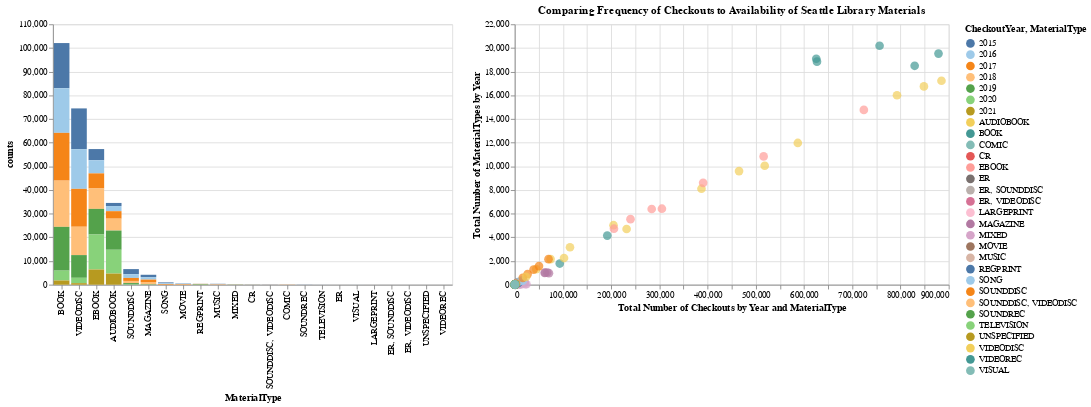

This figure's notebook cell:
### Markdown cell above
So first I decided to use `mark_circle` (could have also used point but circle made more sense given color encoding) and then added in code to first rename both the axes (read more on customizations like this here https://altair-viz.github.io/user_guide/customization.html), and code to specify the color scale I wanted to use (you can use any Vega color scheme or even pass in your own https://vega.github.io/vega/docs/schemes/).

Seems like there might be some interesting results with the `Book` type since it does not follow the same positive relationship as the other types. 

To investigate further, I could add a regression line but I think in this case it would be helpful to compare to our original graph, which we can do by adjoining the two graphs into the same plot.

### Code cell
selection = alt.selection_multi(fields=['CheckoutYear'], bind='legend')
chart = alt.Chart(seattle_material_grouped).mark_bar().encode(
    x=alt.X('MaterialType', sort='-y'),
    y='counts',
    color='CheckoutYear:N',
    tooltip=['MaterialType', 'counts', 'CheckoutYear'],
    opacity=alt.condition(selection, alt.value(1), alt.value(0.2))
).add_selection(
    selection
)

chart1 = alt.Chart(seattle_materials_checkouts).mark_circle(size=100).encode(
    x=alt.X('total_checkouts', axis=alt.Axis(title='Total Number of Checkouts by Year and MaterialType')),
    y=alt.Y('counts', axis=alt.Axis(title='Total Number of MaterialTypes by Year')),
    color=alt.Color('MaterialType:N', scale=alt.Scale(scheme='tableau20')),
    tooltip=['MaterialType', 'counts', 'total_checkouts']
).properties(
    title='Comparing Frequency of Checkouts to Availability of Seattle Library Materials',
    width=500,
    height=300
)
alt.hconcat(chart, chart1)

### Figure 1 — Vega-Lite specification as saved in the notebook (floating-point values rounded to 4 significant figures)
{"config": {"view": {"continuousWidth": 400, "continuousHeight": 300}}, "hconcat": [{"data": {"name": "data-c2dd5e1f1a5430265fd9093d1d9f1eaa"}, "mark": "bar", "encoding": {"color": {"type": "nominal", "field": "CheckoutYear"}, "opacity": {"condition": {"value": 1, "selection": "selector051"}, "value": 0.2}, "tooltip": [{"type": "nominal", "field": "MaterialType"}, {"type": "quantitative", "field": "counts"}, {"type": "quantitative", "field": "CheckoutYear"}], "x": {"type": "nominal", "field": "MaterialType", "sort": "-y"}, "y": {"type": "quantitative", "field": "counts"}}, "selection": {"selector051": {"type": "multi", "fields": ["CheckoutYear"], "bind": "legend"}}}, {"data": {"name": "data-91288d054c8f7ace7b336f2787a4fe37"}, "mark": {"type": "circle", "size": 100}, "encoding": {"color": {"type": "nominal", "field": "MaterialType", "scale": {"scheme": "tableau20"}}, "tooltip": [{"type": "nominal", "field": "MaterialType"}, {"type": "quantitative", "field": "counts"}, {"type": "quantitative", "field": "total_checkouts"}], "x": {"type": "quantitative", "axis": {"title": "Total Number of Checkouts by Year and MaterialType"}, "field": "total_checkouts"}, "y": {"type": "quantitative", "axis": {"title": "Total Number of MaterialTypes by Year"}, "field": "counts"}}, "height": 300, "title": "Comparing Frequency of Checkouts to Availability of Seattle Library Materials", "width": 500}], "$schema": "https://vega.github.io/schema/vega-lite/v4.8.1.json", "datasets": {"data-c2dd5e1f1a5430265fd9093d1d9f1eaa": [{"MaterialType": "AUDIOBOOK", "CheckoutYear": 2015, "counts": 1321}, {"MaterialType": "AUDIOBOOK", "CheckoutYear": 2016, "counts": 2163}, {"MaterialType": "AUDIOBOOK", "CheckoutYear": 2017, "counts": 3164}, {"MaterialType": "AUDIOBOOK", "CheckoutYear": 2018, "counts": 5027}, {"MaterialType": "AUDIOBOOK", "CheckoutYear": 2019, "counts": 8111}, {"MaterialType": "AUDIOBOOK", "CheckoutYear": 2020, "counts": 10050}, {"MaterialType": "AUDIOBOOK", "CheckoutYear": 2021, "counts": 4706}, {"MaterialType": "BOOK", "CheckoutYear": 2015, "counts": 19087}, {"MaterialType": "BOOK", "CheckoutYear": 2016, "counts": 18844}, {"MaterialType": "BOOK", "CheckoutYear": 2017, "counts": 20187}, {"MaterialType": "BOOK", "CheckoutYear": 2018, "counts": 19524}, {"MaterialType": "BOOK", "CheckoutYear": 2019, "counts": 18495}, {"MaterialType": "BOOK", "CheckoutYear": 2020, "counts": 4151}, {"MaterialType": "BOOK", "CheckoutYear": 2021, "counts": 1788}, {"MaterialType": "COMIC", "CheckoutYear": 2016, "counts": 1}, {"MaterialType": "COMIC", "CheckoutYear": 2017, "counts": 43}, {"MaterialType": "COMIC", "CheckoutYear": 2018, "counts": 39}, {"MaterialType": "CR", "CheckoutYear": 2015, "counts": 24}, {"MaterialType": "CR", "CheckoutYear": 2016, "counts": 25}, {"MaterialType": "CR", "CheckoutYear": 2017, "counts": 24}, {"MaterialType": "CR", "CheckoutYear": 2018, "counts": 18}, {"MaterialType": "CR", "CheckoutYear": 2019, "counts": 17}, {"MaterialType": "CR", "CheckoutYear": 2020, "counts": 4}, {"MaterialType": "EBOOK", "CheckoutYear": 2015, "counts": 4732}, {"MaterialType": "EBOOK", "CheckoutYear": 2016, "counts": 5540}, {"MaterialType": "EBOOK", "CheckoutYear": 2017, "counts": 6394}, {"MaterialType": "EBOOK", "CheckoutYear": 2018, "counts": 8607}, {"MaterialType": "EBOOK", "CheckoutYear": 2019, "counts": 10837}, {"MaterialType": "EBOOK", "CheckoutYear": 2020, "counts": 14769}, {"MaterialType": "EBOOK", "CheckoutYear": 2021, "counts": 6420}, {"MaterialType": "ER", "CheckoutYear": 2015, "counts": 8}, {"MaterialType": "ER", "CheckoutYear": 2016, "counts": 1}, {"MaterialType": "ER", "CheckoutYear": 2017, "counts": 10}, {"MaterialType": "ER", "CheckoutYear": 2018, "counts": 11}, {"MaterialType": "ER", "CheckoutYear": 2020, "counts": 2}, {"MaterialType": "ER", "CheckoutYear": 2021, "counts": 2}, {"MaterialType": "ER, SOUNDDISC", "CheckoutYear": 2015, "counts": 1}, {"MaterialType": "ER, SOUNDDISC", "CheckoutYear": 2016, "counts": 2}, {"MaterialType": "ER, SOUNDDISC", "CheckoutYear": 2017, "counts": 6}, {"MaterialType": "ER, SOUNDDISC", "CheckoutYear": 2018, "counts": 1}, {"MaterialType": "ER, VIDEODISC", "CheckoutYear": 2019, "counts": 8}, {"MaterialType": "ER, VIDEODISC", "CheckoutYear": 2020, "counts": 1}, {"MaterialType": "LARGEPRINT", "CheckoutYear": 2015, "counts": 6}, {"MaterialType": "LARGEPRINT", "CheckoutYear": 2017, "counts": 1}, {"MaterialType": "LARGEPRINT", "CheckoutYear": 2018, "counts": 9}, {"MaterialType": "LARGEPRINT", "CheckoutYear": 2019, "counts": 2}, {"MaterialType": "LARGEPRINT", "CheckoutYear": 2021, "counts": 1}, {"MaterialType": "MAGAZINE", "CheckoutYear": 2015, "counts": 1001}, {"MaterialType": "MAGAZINE", "CheckoutYear": 2016, "counts": 1033}, {"MaterialType": "MAGAZINE", "CheckoutYear": 2017, "counts": 1014}, {"MaterialType": "MAGAZINE", "CheckoutYear": 2018, "counts": 977}, {"MaterialType": "MAGAZINE", "CheckoutYear": 2019, "counts": 172}, {"MaterialType": "MIXED", "CheckoutYear": 2015, "counts": 24}, {"MaterialType": "MIXED", "CheckoutYear": 2016, "counts": 33}, {"MaterialType": "MIXED", "CheckoutYear": 2017, "counts": 32}, {"MaterialType": "MIXED", "CheckoutYear": 2018, "counts": 36}, {"MaterialType": "MIXED", "CheckoutYear": 2019, "counts": 46}, {"MaterialType": "MIXED", "CheckoutYear": 2020, "counts": 19}, {"MaterialType": "MIXED", "CheckoutYear": 2021, "counts": 5}, {"MaterialType": "MOVIE", "CheckoutYear": 2015, "counts": 143}, {"MaterialType": "MOVIE", "CheckoutYear": 2016, "counts": 172}, {"MaterialType": "MOVIE", "CheckoutYear": 2017, "counts": 198}, {"MaterialType": "MOVIE", "CheckoutYear": 2018, "counts": 83}, {"MaterialType": "MUSIC", "CheckoutYear": 2015, "counts": 105}, {"MaterialType": "MUSIC", "CheckoutYear": 2016, "counts": 97}, {"MaterialType": "MUSIC", "CheckoutYear": 2017, "counts": 125}, {"MaterialType": "MUSIC", "CheckoutYear": 2018, "counts": 54}, {"MaterialType": "MUSIC", "CheckoutYear": 2019, "counts": 1}, {"MaterialType": "REGPRINT", "CheckoutYear": 2015, "counts": 26}, {"MaterialType": "REGPRINT", "CheckoutYear": 2016, "counts": 46}, {"MaterialType": "REGPRINT", "CheckoutYear": 2017, "counts": 32}, {"MaterialType": "REGPRINT", "CheckoutYear": 2018, "counts": 114}, {"MaterialType": "REGPRINT", "CheckoutYear": 2019, "counts": 164}, {"MaterialType": "REGPRINT", "CheckoutYear": 2020, "counts": 36}, {"MaterialType": "REGPRINT", "CheckoutYear": 2021, "counts": 29}, {"MaterialType": "SONG", "CheckoutYear": 2015, "counts": 339}, {"MaterialType": "SONG", "CheckoutYear": 2016, "counts": 345}, {"MaterialType": "SONG", "CheckoutYear": 2017, "counts": 248}, {"MaterialType": "SONG", "CheckoutYear": 2018, "counts": 43}, {"MaterialType": "SOUNDDISC", "CheckoutYear": 2015, "counts": 2159}, {"MaterialType": "SOUNDDISC", "CheckoutYear": 2016, "counts": 1570}, {"MaterialType": "SOUNDDISC", "CheckoutYear": 2017, "counts": 1275}, {"MaterialType": "SOUNDDISC", "CheckoutYear": 2018, "counts": 899}, {"MaterialType": "SOUNDDISC", "CheckoutYear": 2019, "counts": 580}, {"MaterialType": "SOUNDDISC", "CheckoutYear": 2020, "counts": 98}, {"MaterialType": "SOUNDDISC", "CheckoutYear": 2021, "counts": 12}, {"MaterialType": "SOUNDDISC, VIDEODISC", "CheckoutYear": 2015, "counts": 38}, {"MaterialType": "SOUNDDISC, VIDEODISC", "CheckoutYear": 2016, "counts": 21}, {"MaterialType": "SOUNDDISC, VIDEODISC", "CheckoutYear": 2017, "counts": 24}, {"MaterialType": "SOUNDDISC, VIDEODISC", "CheckoutYear": 2018, "counts": 6}, {"MaterialType": "SOUNDREC", "CheckoutYear": 2015, "counts": 34}, {"MaterialType": "SOUNDREC", "CheckoutYear": 2016, "counts": 26}, {"MaterialType": "SOUNDREC", "CheckoutYear": 2017, "counts": 13}, {"MaterialType": "SOUNDREC", "CheckoutYear": 2018, "counts": 6}, {"MaterialType": "SOUNDREC", "CheckoutYear": 2019, "counts": 3}, {"MaterialType": "TELEVISION", "CheckoutYear": 2015, "counts": 7}, {"MaterialType": "TELEVISION", "CheckoutYear": 2016, "counts": 17}, {"MaterialType": "TELEVISION", "CheckoutYear": 2017, "counts": 5}, {"MaterialType": "TELEVISION", "CheckoutYear": 2018, "counts": 10}, {"MaterialType": "UNSPECIFIED", "CheckoutYear": 2021, "counts": 2}, {"MaterialType": "VIDEODISC", "CheckoutYear": 2015, "counts": 17230}, {"MaterialType": "VIDEODISC", "CheckoutYear": 2016, "counts": 16755}, {"MaterialType": "VIDEODISC", "CheckoutYear": 2017, "counts": 16006}, {"MaterialType": "VIDEODISC", "CheckoutYear": 2018, "counts": 11975}, {"MaterialType": "VIDEODISC", "CheckoutYear": 2019, "counts": 9596}, {"MaterialType": "VIDEODISC", "CheckoutYear": 2020, "counts": 2253}, {"MaterialType": "VIDEODISC", "CheckoutYear": 2021, "counts": 658}, {"MaterialType": "VIDEOREC", "CheckoutYear": 2017, "counts": 2}, {"MaterialType": "VISUAL", "CheckoutYear": 2015, "counts": 13}, {"MaterialType": "VISUAL", "CheckoutYear": 2016, "counts": 14}, {"MaterialType": "VISUAL", "CheckoutYear": 2017, "counts": 4}], "data-91288d054c8f7ace7b336f2787a4fe37": [{"MaterialType": "AUDIOBOOK", "CheckoutYear": 2015, "counts": 1321, "total_checkouts": 44663}, {"MaterialType": "AUDIOBOOK", "CheckoutYear": 2016, "counts": 2163, "total_checkouts": 74295}, {"MaterialType": "AUDIOBOOK", "CheckoutYear": 2017, "counts": 3164, "total_checkouts": 114625}, {"MaterialType": "AUDIOBOOK", "CheckoutYear": 2018, "counts": 5027, "total_checkouts": 204860}, {"MaterialType": "AUDIOBOOK", "CheckoutYear": 2019, "counts": 8111, "total_checkouts": 387261}, {"MaterialType": "AUDIOBOOK", "CheckoutYear": 2020, "counts": 10050, "total_checkouts": 518403}, {"MaterialType": "AUDIOBOOK", "CheckoutYear": 2021, "counts": 4706, "total_checkouts": 232019}, {"MaterialType": "BOOK", "CheckoutYear": 2015, "counts": 19087, "total_checkouts": 625294}, {"MaterialType": "BOOK", "CheckoutYear": 2016, "counts": 18844, "total_checkouts": 626790}, {"MaterialType": "BOOK", "CheckoutYear": 2017, "counts": 20187, "total_checkouts": 756614}, {"MaterialType": "BOOK", "CheckoutYear": 2018, "counts": 19524, "total_checkouts": 878787}, {"MaterialType": "BOOK", "CheckoutYear": 2019, "counts": 18495, "total_checkouts": 829383}, {"MaterialType": "BOOK", "CheckoutYear": 2020, "counts": 4151, "total_checkouts": 191953}, {"MaterialType": "BOOK", "CheckoutYear": 2021, "counts": 1788, "total_checkouts": 93416}, {"MaterialType": "COMIC", "CheckoutYear": 2016, "counts": 1, "total_checkouts": 20}, {"MaterialType": "COMIC", "CheckoutYear": 2017, "counts": 43, "total_checkouts": 1159}, {"MaterialType": "COMIC", "CheckoutYear": 2018, "counts": 39, "total_checkouts": 1184}, {"MaterialType": "CR", "CheckoutYear": 2015, "counts": 24, "total_checkouts": 917}, {"MaterialType": "CR", "CheckoutYear": 2016, "counts": 25, "total_checkouts": 1000}, {"MaterialType": "CR", "CheckoutYear": 2017, "counts": 24, "total_checkouts": 1122}, {"MaterialType": "CR", "CheckoutYear": 2018, "counts": 18, "total_checkouts": 943}, {"MaterialType": "CR", "CheckoutYear": 2019, "counts": 17, "total_checkouts": 701}, {"MaterialType": "CR", "CheckoutYear": 2020, "counts": 4, "total_checkouts": 169}, {"MaterialType": "EBOOK", "CheckoutYear": 2015, "counts": 4732, "total_checkouts": 205799}, {"MaterialType": "EBOOK", "CheckoutYear": 2016, "counts": 5540, "total_checkouts": 240077}, {"MaterialType": "EBOOK", "CheckoutYear": 2017, "counts": 6394, "total_checkouts": 284035}, {"MaterialType": "EBOOK", "CheckoutYear": 2018, "counts": 8607, "total_checkouts": 390728}, {"MaterialType": "EBOOK", "CheckoutYear": 2019, "counts": 10837, "total_checkouts": 516170}, {"MaterialType": "EBOOK", "CheckoutYear": 2020, "counts": 14769, "total_checkouts": 723980}, {"MaterialType": "EBOOK", "CheckoutYear": 2021, "counts": 6420, "total_checkouts": 305224}, {"MaterialType": "ER", "CheckoutYear": 2015, "counts": 8, "total_checkouts": 248}, {"MaterialType": "ER", "CheckoutYear": 2016, "counts": 1, "total_checkouts": 20}, {"MaterialType": "ER", "CheckoutYear": 2017, "counts": 10, "total_checkouts": 408}, {"MaterialType": "ER", "CheckoutYear": 2018, "counts": 11, "total_checkouts": 1227}, {"MaterialType": "ER", "CheckoutYear": 2020, "counts": 2, "total_checkouts": 50}, {"MaterialType": "ER", "CheckoutYear": 2021, "counts": 2, "total_checkouts": 46}, {"MaterialType": "ER, SOUNDDISC", "CheckoutYear": 2015, "counts": 1, "total_checkouts": 20}, {"MaterialType": "ER, SOUNDDISC", "CheckoutYear": 2016, "counts": 2, "total_checkouts": 119}, {"MaterialType": "ER, SOUNDDISC", "CheckoutYear": 2017, "counts": 6, "total_checkouts": 237}, {"MaterialType": "ER, SOUNDDISC", "CheckoutYear": 2018, "counts": 1, "total_checkouts": 21}, {"MaterialType": "ER, VIDEODISC", "CheckoutYear": 2019, "counts": 8, "total_checkouts": 251}, {"MaterialType": "ER, VIDEODISC", "CheckoutYear": 2020, "counts": 1, "total_checkouts": 24}, {"MaterialType": "LARGEPRINT", "CheckoutYear": 2015, "counts": 6, "total_checkouts": 209}, {"MaterialType": "LARGEPRINT", "CheckoutYear": 2017, "counts": 1, "total_checkouts": 24}, {"MaterialType": "LARGEPRINT", "CheckoutYear": 2018, "counts": 9, "total_checkouts": 229}, {"MaterialType": "LARGEPRINT", "CheckoutYear": 2019, "counts": 2, "total_checkouts": 45}, {"MaterialType": "LARGEPRINT", "CheckoutYear": 2021, "counts": 1, "total_checkouts": 23}, {"MaterialType": "MAGAZINE", "CheckoutYear": 2015, "counts": 1001, "total_checkouts": 61971}, {"MaterialType": "MAGAZINE", "CheckoutYear": 2016, "counts": 1033, "total_checkouts": 67493}, {"MaterialType": "MAGAZINE", "CheckoutYear": 2017, "counts": 1014, "total_checkouts": 63089}, {"MaterialType": "MAGAZINE", "CheckoutYear": 2018, "counts": 977, "total_checkouts": 70960}, {"MaterialType": "MAGAZINE", "CheckoutYear": 2019, "counts": 172, "total_checkouts": 20698}, {"MaterialType": "MIXED", "CheckoutYear": 2015, "counts": 24, "total_checkouts": 2950}, {"MaterialType": "MIXED", "CheckoutYear": 2016, "counts": 33, "total_checkouts": 9987}, {"MaterialType": "MIXED", "CheckoutYear": 2017, "counts": 32, "total_checkouts": 13484}, {"MaterialType": "MIXED", "CheckoutYear": 2018, "counts": 36, "total_checkouts": 24429}, {"MaterialType": "MIXED", "CheckoutYear": 2019, "counts": 46, "total_checkouts": 21592}, {"MaterialType": "MIXED", "CheckoutYear": 2020, "counts": 19, "total_checkouts": 8967}, {"MaterialType": "MIXED", "CheckoutYear": 2021, "counts": 5, "total_checkouts": 2105}, {"MaterialType": "MOVIE", "CheckoutYear": 2015, "counts": 143, "total_checkouts": 4591}, {"MaterialType": "MOVIE", "CheckoutYear": 2016, "counts": 172, "total_checkouts": 6011}, {"MaterialType": "MOVIE", "CheckoutYear": 2017, "counts": 198, "total_checkouts": 6375}, {"MaterialType": "MOVIE", "CheckoutYear": 2018, "counts": 83, "total_checkouts": 2536}, {"MaterialType": "MUSIC", "CheckoutYear": 2015, "counts": 105, "total_checkouts": 3683}, {"MaterialType": "MUSIC", "CheckoutYear": 2016, "counts": 97, "total_checkouts": 3578}, {"MaterialType": "MUSIC", "CheckoutYear": 2017, "counts": 125, "total_checkouts": 4595}, {"MaterialType": "MUSIC", "CheckoutYear": 2018, "counts": 54, "total_checkouts": 1983}, {"MaterialType": "MUSIC", "CheckoutYear": 2019, "counts": 1, "total_checkouts": 34}, {"MaterialType": "REGPRINT", "CheckoutYear": 2015, "counts": 26, "total_checkouts": 754}, {"MaterialType": "REGPRINT", "CheckoutYear": 2016, "counts": 46, "total_checkouts": 1390}, {"MaterialType": "REGPRINT", "CheckoutYear": 2017, "counts": 32, "total_checkouts": 1844}, {"MaterialType": "REGPRINT", "CheckoutYear": 2018, "counts": 114, "total_checkouts": 5739}, {"MaterialType": "REGPRINT", "CheckoutYear": 2019, "counts": 164, "total_checkouts": 7896}, {"MaterialType": "REGPRINT", "CheckoutYear": 2020, "counts": 36, "total_checkouts": 1977}, {"MaterialType": "REGPRINT", "CheckoutYear": 2021, "counts": 29, "total_checkouts": 1677}, {"MaterialType": "SONG", "CheckoutYear": 2015, "counts": 339, "total_checkouts": 17115}, {"MaterialType": "SONG", "CheckoutYear": 2016, "counts": 345, "total_checkouts": 13954}, {"MaterialType": "SONG", "CheckoutYear": 2017, "counts": 248, "total_checkouts": 8164}, {"MaterialType": "SONG", "CheckoutYear": 2018, "counts": 43, "total_checkouts": 1481}, {"MaterialType": "SOUNDDISC", "CheckoutYear": 2015, "counts": 2159, "total_checkouts": 70073}, {"MaterialType": "SOUNDDISC", "CheckoutYear": 2016, "counts": 1570, "total_checkouts": 50329}, {"MaterialType": "SOUNDDISC", "CheckoutYear": 2017, "counts": 1275, "total_checkouts": 39148}, {"MaterialType": "SOUNDDISC", "CheckoutYear": 2018, "counts": 899, "total_checkouts": 26753}, {"MaterialType": "SOUNDDISC", "CheckoutYear": 2019, "counts": 580, "total_checkouts": 16688}, {"MaterialType": "SOUNDDISC", "CheckoutYear": 2020, "counts": 98, "total_checkouts": 2783}, {"MaterialType": "SOUNDDISC", "CheckoutYear": 2021, "counts": 12, "total_checkouts": 348}, {"MaterialType": "SOUNDDISC, VIDEODISC", "CheckoutYear": 2015, "counts": 38, "total_checkouts": 1015}, {"MaterialType": "SOUNDDISC, VIDEODISC", "CheckoutYear": 2016, "counts": 21, "total_checkouts": 889}, {"MaterialType": "SOUNDDISC, VIDEODISC", "CheckoutYear": 2017, "counts": 24, "total_checkouts": 865}, {"MaterialType": "SOUNDDISC, VIDEODISC", "CheckoutYear": 2018, "counts": 6, "total_checkouts": 136}, {"MaterialType": "SOUNDREC", "CheckoutYear": 2015, "counts": 34, "total_checkouts": 836}, {"MaterialType": "SOUNDREC", "CheckoutYear": 2016, "counts": 26, "total_checkouts": 619}, {"MaterialType": "SOUNDREC", "CheckoutYear": 2017, "counts": 13, "total_checkouts": 325}, {"MaterialType": "SOUNDREC", "CheckoutYear": 2018, "counts": 6, "total_checkouts": 131}, {"MaterialType": "SOUNDREC", "CheckoutYear": 2019, "counts": 3, "total_checkouts": 62}, {"MaterialType": "TELEVISION", "CheckoutYear": 2015, "counts": 7, "total_checkouts": 275}, {"MaterialType": "TELEVISION", "CheckoutYear": 2016, "counts": 17, "total_checkouts": 441}, {"MaterialType": "TELEVISION", "CheckoutYear": 2017, "counts": 5, "total_checkouts": 169}, {"MaterialType": "TELEVISION", "CheckoutYear": 2018, "counts": 10, "total_checkouts": 292}, {"MaterialType": "UNSPECIFIED", "CheckoutYear": 2021, "counts": 2, "total_checkouts": 42}, {"MaterialType": "VIDEODISC", "CheckoutYear": 2015, "counts": 17230, "total_checkouts": 884973}, {"MaterialType": "VIDEODISC", "CheckoutYear": 2016, "counts": 16755, "total_checkouts": 848560}, {"MaterialType": "VIDEODISC", "CheckoutYear": 2017, "counts": 16006, "total_checkouts": 792739}, {"MaterialType": "VIDEODISC", "CheckoutYear": 2018, "counts": 11975, "total_checkouts": 587043}, {"MaterialType": "VIDEODISC", "CheckoutYear": 2019, "counts": 9596, "total_checkouts": 465175}, {"MaterialType": "VIDEODISC", "CheckoutYear": 2020, "counts": 2253, "total_checkouts": 102239}, {"MaterialType": "VIDEODISC", "CheckoutYear": 2021, "counts": 658, "total_checkouts": 23427}, {"MaterialType": "VIDEOREC", "CheckoutYear": 2017, "counts": 2, "total_checkouts": 45}, {"MaterialType": "VISUAL", "CheckoutYear": 2015, "counts": 13, "total_checkouts": 298}, {"MaterialType": "VISUAL", "CheckoutYear": 2016, "counts": 14, "total_checkouts": 350}, {"MaterialType": "VISUAL", "CheckoutYear": 2017, "counts": 4, "total_checkouts": 124}]}}
